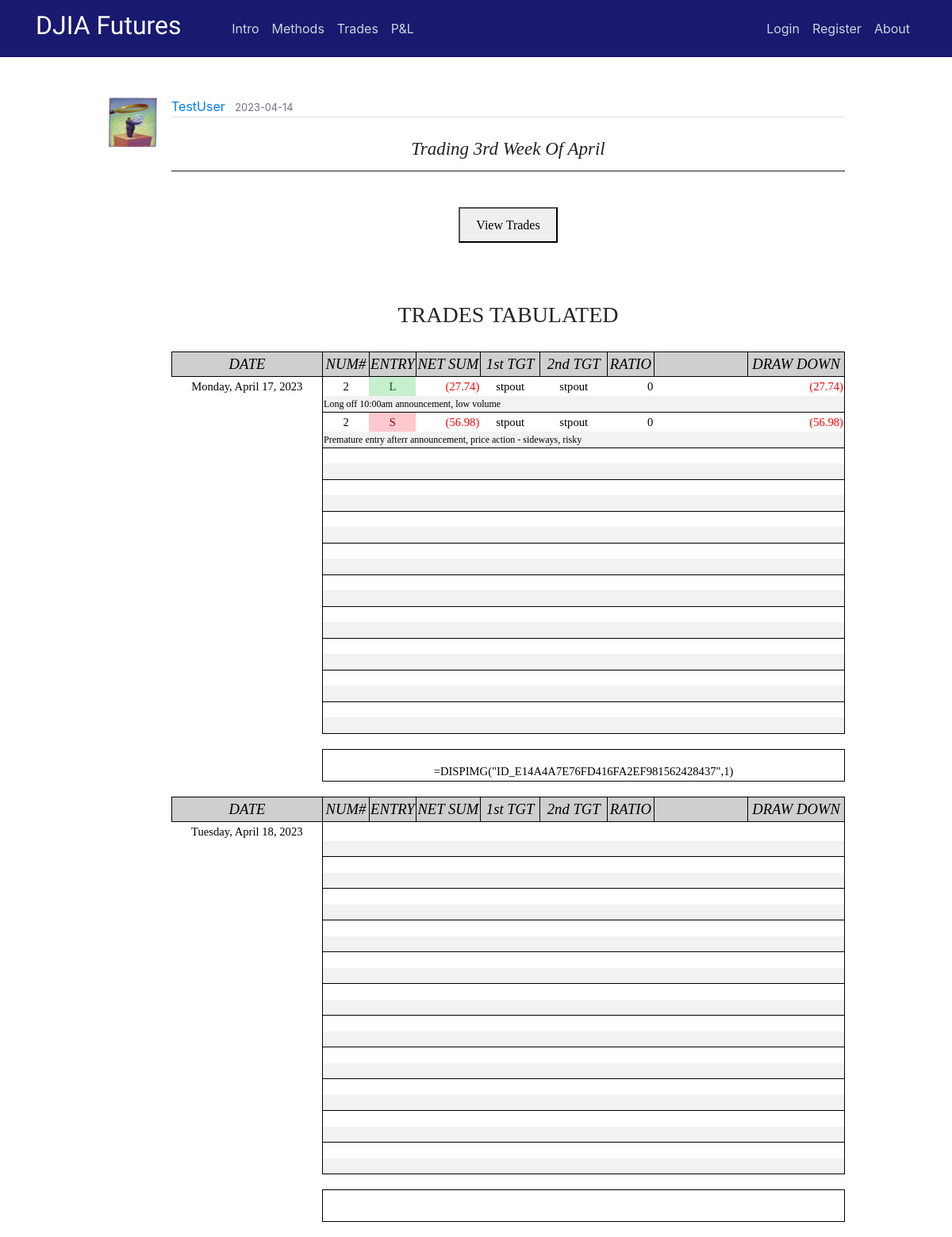
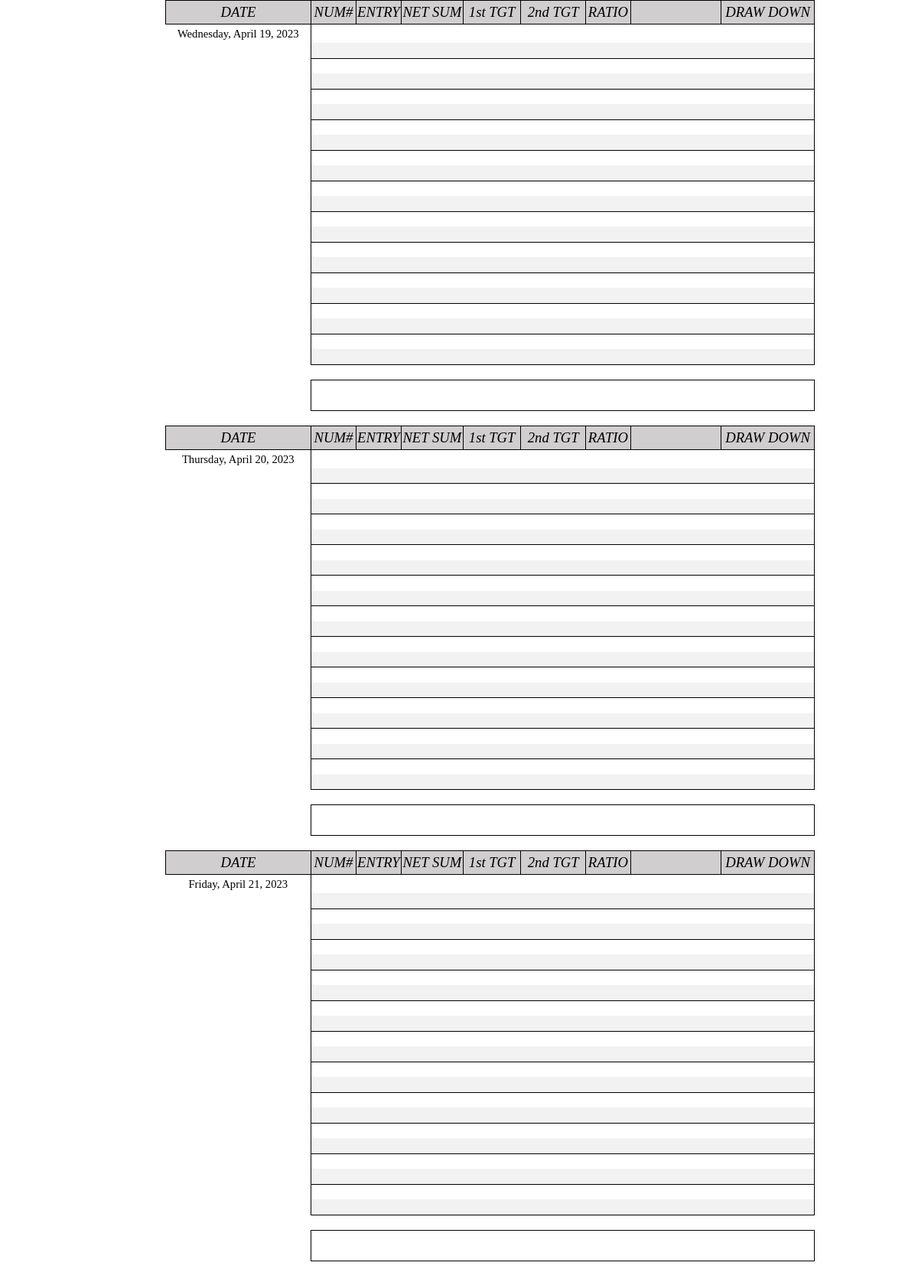
The app's page /post/206, older data (2 pictures, top to bottom).
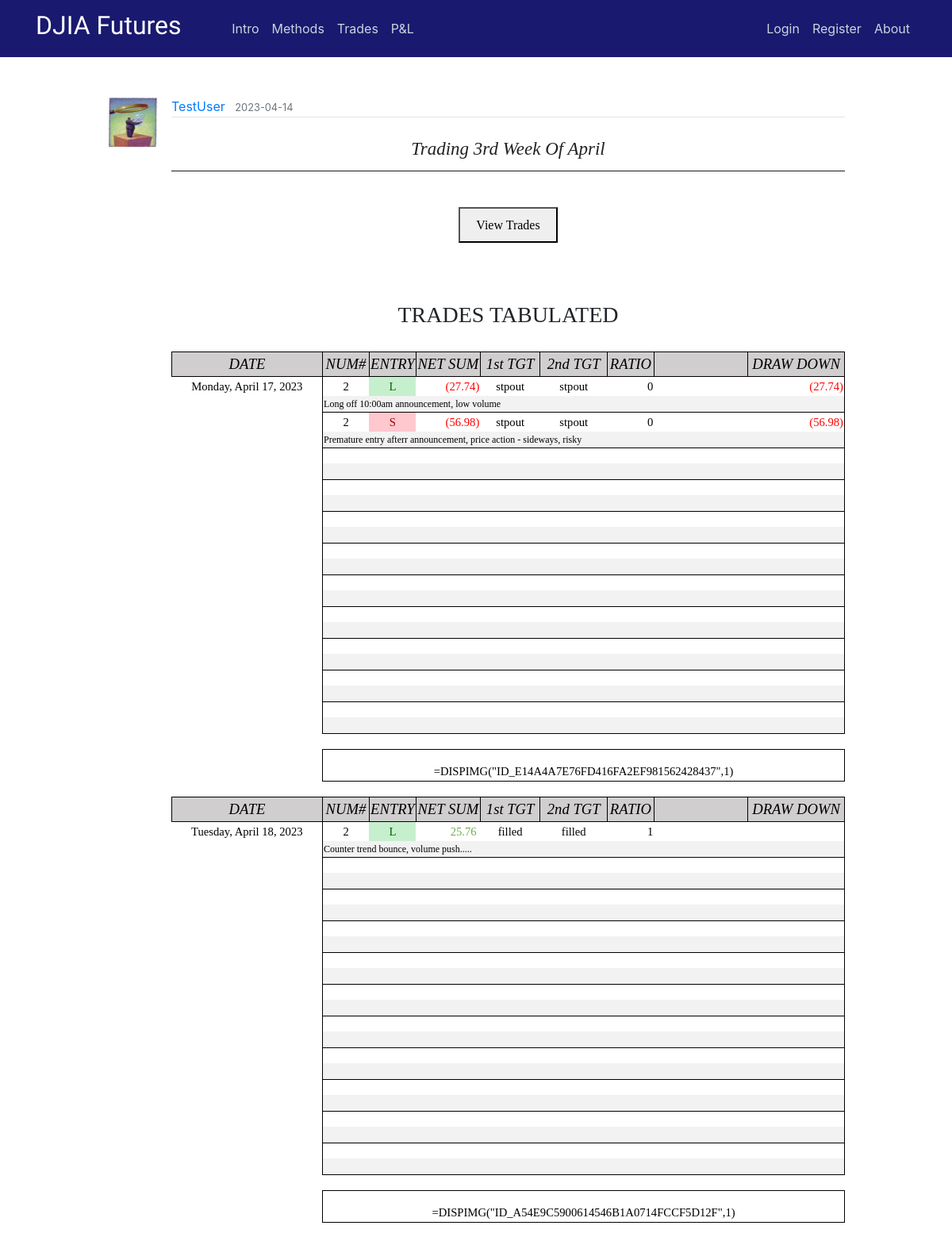
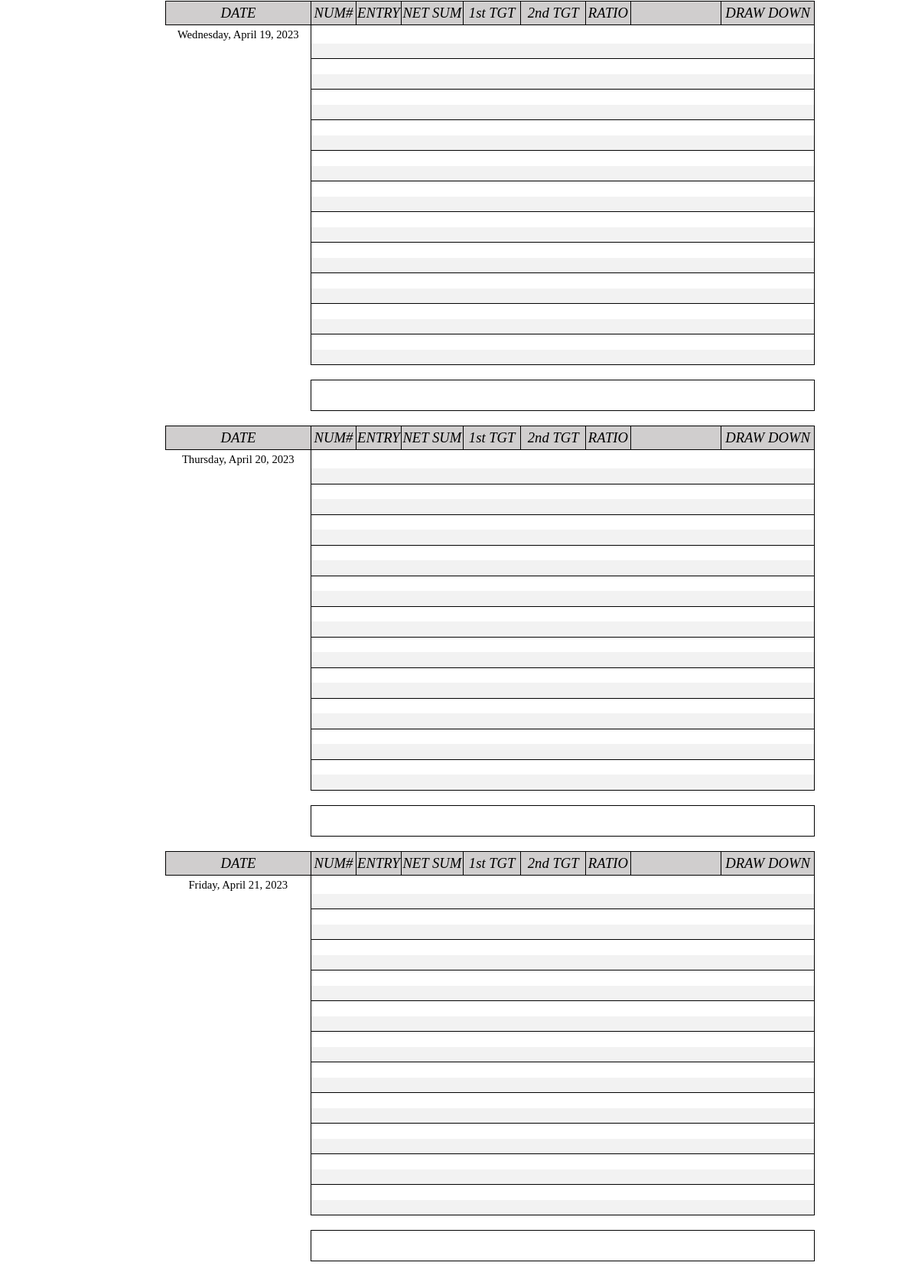
The same page, newer data (2 pictures, top to bottom).
### flaskblog/models.py (models this page shows, shortened)
class User(db.Model, UserMixin):
    id = db.Column(db.Integer, primary_key=True)
    username = db.Column(db.String(20), unique=True, nullable=False)
    email = db.Column(db.String(120), unique=True, nullable=False)
    image_file = db.Column(db.String(20), nullable=False, default='default.jpg')
    password = db.Column(db.String(60), nullable=False)
    posts = db.relationship('Post', backref='author', lazy=True)

class Post(db.Model):
    id = db.Column(db.Integer, primary_key=True)
    title = db.Column(db.String(100), nullable=False)
    date_posted = db.Column(db.DateTime, nullable=False, default=datetime.utcnow)
    content = db.Column(db.Text, nullable=False)
    user_id = db.Column(db.Integer, db.ForeignKey('user.id'), nullable=False)
    teaser_title = db.Column(db.Text, nullable=True)
    teaser_details = db.Column(db.Text, nullable=True)
    teaser_caption = db.Column(db.Text, nullable=True)
    teaser_img = db.Column(db.Text, nullable=True)
    teaser_content = db.Column(db.Text, nullable=True)
    teaser_wkid = db.Column(db.Text, nullable=True)

### flaskblog/posts/routes.py (the view)
@posts.route("/post/<int:post_id>")
def post(post_id):
    post = Post.query.get_or_404(post_id)
    if len(post.teaser_wkid) != 0:
        weekly = post.teaser_wkid
    else:
        weekly = ""
    return render_template('post.html', weekly=weekly, title=post.title, post=post)

### flaskblog/templates/post.html (shortened to what this page needs)
{% extends "layout.html" %}
{% block content %}
  <article class="media content-section" style="border:none;">
    <img class="article-img" src="{{ url_for('static', filename='profile_pics/' + post.author.image_file) }}">
    <div class="media-body">
      <div class="article-metadata">
        <a class="mr-2" href="{{ url_for('users.user_posts', username=post.author.username) }}">{{ post.author.username }}</a>
        <small class="text-muted">{{ post.date_posted.strftime('%Y-%m-%d') }}</small>
      </div>
      <center><br><h3 class="hero-header">{{ post.title }}</h3><hr><br></center>
      {% if weekly |length %}
      <center><button onclick="myDetach()">View Trades</button></center>
      <br>
      <br>
      {% endif %}
      <br><H6>TRADES TABULATED</H6><br>
      {{ post.content|safe }}
  </article>
{% endblock content %}

### flaskblog/templates/layout.html (shortened to what this page needs)
<!DOCTYPE html>
<html xmlns:v="urn:schemas-microsoft-com:vml" xmlns:o="urn:schemas-microsoft-com:office:office" xmlns:x="urn:schemas-microsoft-com:office:excel" xmlns="http://www.w3.org/TR/REC-html40" >
    <head>
      <link rel="stylesheet" href="https://maxcdn.bootstrapcdn.com/bootstrap/4.0.0/css/bootstrap.min.css">
      <link rel="stylesheet" type="text/css" href="{{ url_for('static', filename='main.css') }}">
      <link rel="stylesheet" type="text/css" href="{{ url_for('static', filename='study.css') }}">
      <link rel="stylesheet" type="text/css" href="{{ url_for('static', filename='modal.css') }}">
      <link rel="Stylesheet" type="text/css" href="{{ url_for('static', filename='stylesheet.css') }}">
    </head>
    <body>
    <div class="grid">
    <header class="site-header">
          <nav class="navbar navbar-expand-md navbar-dark bg-steel fixed-top">
              <div class="container">
                <a class="navbar-brand mr-2" href="/"><h2><span style="font-family:Lobster Two">DJIA Futures &nbsp &nbsp &nbsp</span></h2></a>
                <div class="collapse navbar-collapse" id="navbarToggle">
                  <div class="navbar-nav mr-auto">
                    <a class="nav-item nav-link" href="{{ url_for('main.intro') }}">Intro</a>
                    <a class="nav-item nav-link" href="{{ url_for('main.methods') }}">Methods</a>
                    <a class="nav-item nav-link" href="{{ url_for('main.trades') }}">Trades</a>
                    <a class="nav-item nav-link" href="{{ url_for('main.pnl') }}">P&L</a>
                  </div>
                  <div class="navbar-nav">
                    {% if current_user.is_authenticated and current_user.username == "GuestUser" %}
                      <a class="nav-item nav-link" href="{{ url_for('users.login') }}">Members Login</a>
                      <a class="nav-item nav-link" href="{{ url_for('users.logout') }}">Logout</a>
                      <a class="nav-item nav-link" href="{{ url_for('main.about') }}">About</a>
                    {% else %}
                      {% if current_user.is_authenticated %}
                        <a class="nav-item nav-link" href="{{ url_for('posts.new_post') }}">New Post</a>
                        <a class="nav-item nav-link" href="{{ url_for('users.account') }}">Account</a>
                        <a class="nav-item nav-link" href="{{ url_for('users.logout') }}">Logout</a>
                        <a class="nav-item nav-link" href="{{ url_for('main.about') }}">About</a>
                      {% else %}
                        <a class="nav-item nav-link" href="{{ url_for('users.login') }}">Login</a>
                        <a class="nav-item nav-link" href="{{ url_for('users.register') }}">Register</a>
                        <a class="nav-item nav-link" href="{{ url_for('main.about') }}">About</a>
                      {% endif %}
                    {% endif %}
                  </div>
                </div>
              </div>
          </nav>
    </header>
    <main role="main" class="container-fluid site-header-border-adjust col-md-10">
      <div>
        {% block content %}{% endblock %}
      </div>
    </main>
    </body>
</html>

### flaskblog/static/main.css (style rules this page uses)
body { margin-top: 5rem; }
hr { margin-top: 1rem; margin-bottom: 1rem; border: 0; border-top: 1px solid rgba(0, 0, 0, 0.89); }
.bg-steel { background-color: midnightblue; }
.site-header .navbar-nav .nav-link { color: #cbd5db; }
.site-header-border-adjust { margin-top: 7rem; }
.content-section { background: #ffffff; padding: 10px 20px; border: 1px solid #000000; border-radius: 9px; margin-bottom: 20px; }
.article-img { height: 65px; width: 65px; margin-right: 16px; }
.article-metadata { padding-bottom: 1px; margin-bottom: 4px; border-bottom: 1px solid #e3e3e3 }

### flaskblog/static/study.css (style rules this page uses)
h3.hero-header { color: #222; text-transform: capitalize; font-weight: 400; font-style: italic; font-size: 28px; font-family: Baskerville, 'Baskerville Old Face', 'Hoefler Text', Garamond, 'Times New Roman', serif; }
h3 { font-weight: 700; line-height: 1; }
h6 { text-align: center; font-weight: 400; font-size: 24px; font-family: Baskerville, 'Baskerville Old Face', 'Hoefler Text', Garamond, 'Times New Roman', serif; line-height: 1; }
button { margin-top: 5px; margin-bottom: 5px; padding: 8px 20px 7px; font-family: Cambria, Georgia, serif; line-height: 1.6; }
@media screen and (min-width: 25rem) { h3.hero-header { font-size: 23px; } }
@media screen and (min-width: 36rem) { h6 { font-size: 26px; } }
@media screen and (min-width: 48rem) { h6 { font-size: 28px; } }

### flaskblog/static/modal.css (style rules this page uses)
img { margin-bottom: -4px; }

### flaskblog/static/stylesheet.css (style rules this page uses)
tr { mso-height-source:auto; mso-ruby-visibility:none; }
col { mso-width-source:auto; mso-ruby-visibility:none; }
td { mso-style-parent:style0; padding-top:1px; padding-right:1px; padding-left:1px; mso-ignore:padding; mso-number-format:"General"; text-align:general; vertical-align:bottom; white-space:nowrap; mso-rotate:0; mso-pattern:auto; mso-background-source:auto; color:#000000; font-size:11.0pt; font-weight:400; font-style:normal; text-decoration:none; font-family:Calibri; mso-generic-font-family:auto; mso-font-charset:134; border:none; mso-protection:locked visible; }
.xl65 { mso-style-parent:style0; text-align:center; mso-pattern:auto none; background:#D0CECE; font-size:14.0pt; font-style:italic; mso-font-charset:134; border:.5pt solid windowtext; }
.xl66 { mso-style-parent:style0; mso-number-format:"0\.00_\)\;\[Red\]\\\(0\.00\\\)"; mso-font-charset:134; }
.xl67 { mso-style-parent:style0; mso-number-format:"0\.00_\)\;\[Red\]\\\(0\.00\\\)"; text-align:center; mso-pattern:auto none; background:#D0CECE; font-size:14.0pt; font-style:italic; mso-font-charset:134; border:.5pt solid windowtext; }
.xl68 { mso-style-parent:style0; mso-number-format:"\[$-F800\]dddd\\\,\\ mmmm\\ dd\\\,\\ yyyy"; text-align:center; mso-font-charset:134; }
.xl69 { mso-style-parent:style0; mso-number-format:"0"; text-align:center; mso-font-charset:134; border-left:.5pt solid windowtext; border-top:.5pt solid windowtext; }
.xl70 { mso-style-parent:style0; text-align:center; mso-font-charset:134; border-top:.5pt solid windowtext; }
.xl71 { mso-style-parent:style0; mso-number-format:"0\.00_\)\;\[Red\]\\\(0\.00\\\)"; text-align:right; mso-font-charset:134; border-top:.5pt solid windowtext; }
.xl72 { mso-style-parent:style0; mso-font-charset:134; border-top:.5pt solid windowtext; }
.xl73 { mso-style-parent:style0; mso-number-format:"0\.00_\)\;\[Red\]\\\(0\.00\\\)"; mso-font-charset:134; border-top:.5pt solid windowtext; }
.xl74 { mso-style-parent:style0; mso-number-format:"0"; text-align:left; vertical-align:top; mso-pattern:auto none; background:#F2F2F2; font-size:9.0pt; font-family:Comic Sans MS; mso-font-charset:134; border-left:.5pt solid windowtext; border-bottom:.5pt solid windowtext; }
.xl76 { mso-style-parent:style0; text-align:center; mso-font-charset:134; border-top:.5pt solid windowtext; }
.xl77 { mso-style-parent:style0; text-align:center; mso-font-charset:134; border-left:.5pt solid windowtext; border-top:.5pt solid windowtext; }
.xl80 { mso-style-parent:style0; text-align:center; mso-font-charset:134; }
.xl81 { mso-style-parent:style0; mso-number-format:"0\.00_\)\;\[Red\]\\\(0\.00\\\)"; mso-font-charset:134; border-top:.5pt solid windowtext; border-right:.5pt solid windowtext; }

Row changes from the older to the newer data that the page shows:
changed Post "Trading 3rd Week Of April": content "…Tuesday, April 18, 2023 DATE NUM# ENTRY NET…" → "…Tuesday, April 18, 2023 2 L 25.76 filled filled 1 Counter trend bounce, volume push..... =DISPIMG(\"ID_A54E9C5900614546B1A0714FCCF5D12F\",1) DATE NUM# ENTRY NET…"
